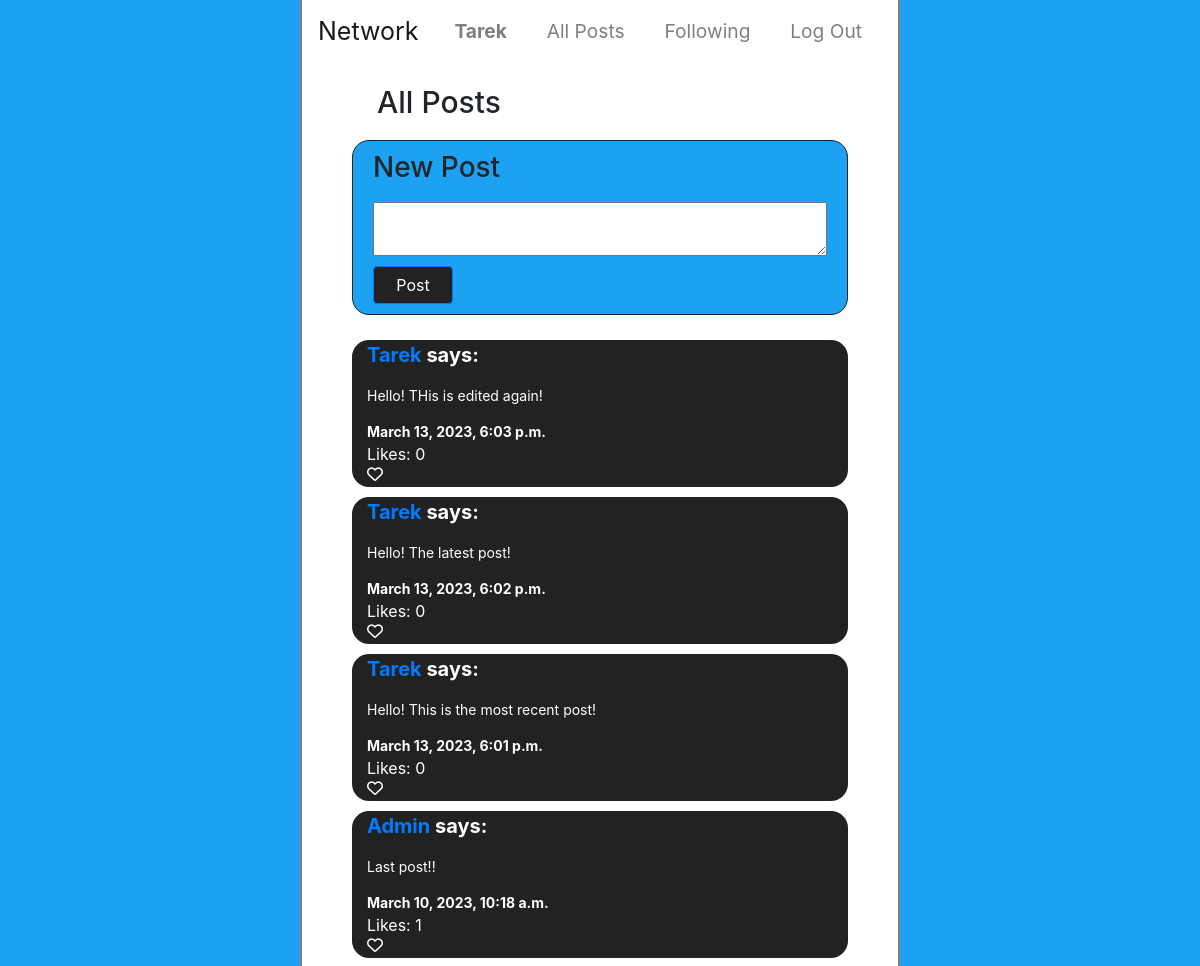
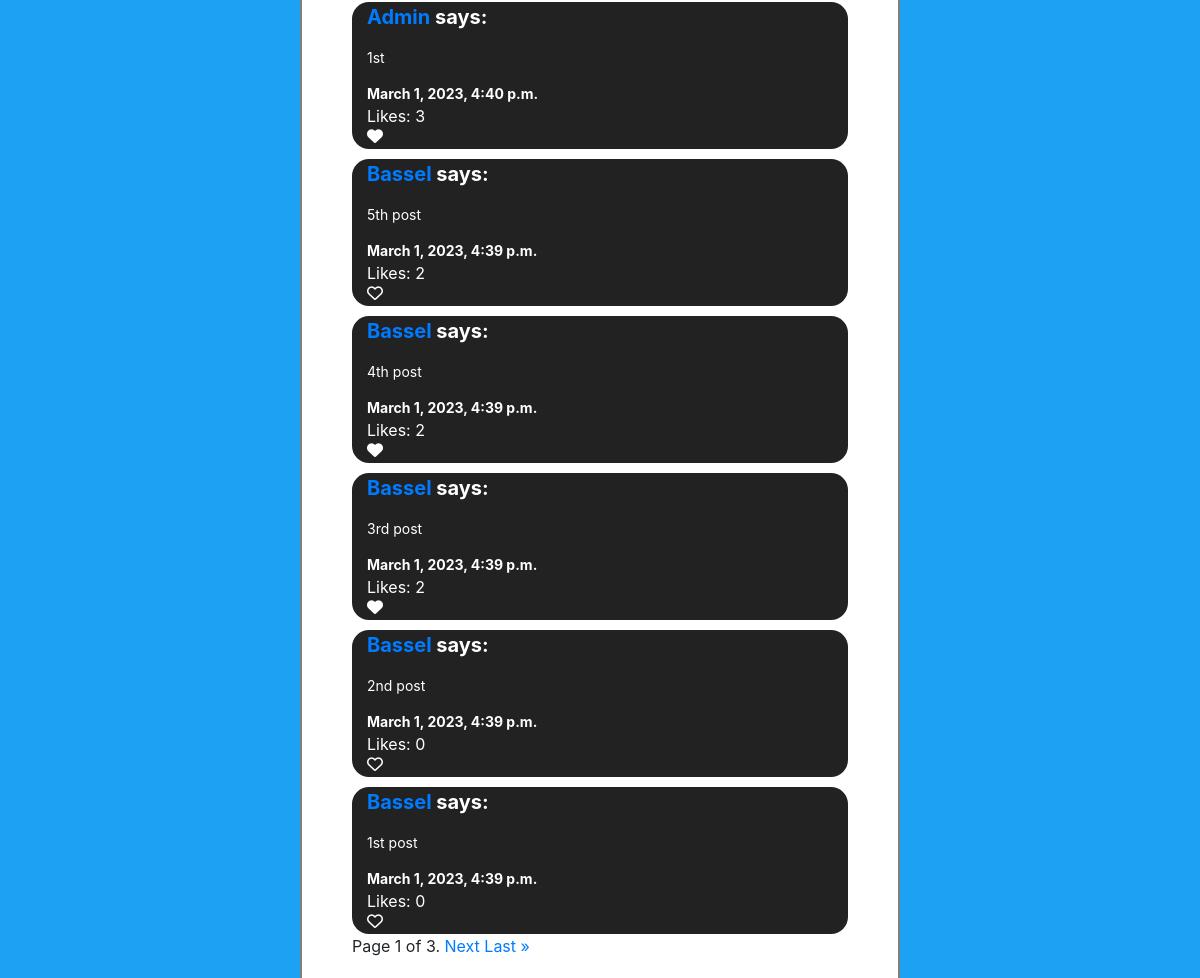
/ (signed in), run on the app's committed database (2 pictures, top to bottom).
### network/models.py (models this page shows, shortened)
class User(AbstractUser):
    followers = models.ManyToManyField('self',blank=True,related_name='user_following',symmetrical=False)

class Post(models.Model):
    content = models.CharField(max_length=250)
    time = models.DateTimeField(auto_now_add=True)
    user = models.ForeignKey(User, on_delete=models.CASCADE, related_name="user_posts")
    users_liked = models.ManyToManyField(User, blank=True, related_name="posts_liked")

### network/views.py (the view)
# urls.py: path("", views.index, name="index"),
@login_required(login_url='login')
def index(request):
    currentuser = User.objects.get(id=request.user.id)
    posts = Post.objects.all().order_by("-time")
    paginator = Paginator(posts, 10)
    page_number = request.GET.get('page')
    page_posts = paginator.get_page(page_number)
    posts_liked = currentuser.posts_liked.all()
    return render(request, "network/index.html", {
        "allposts":posts, "page_posts":page_posts,
        "posts_liked": posts_liked,
    })

### network/templates/network/index.html (shortened to what this page needs)
{% extends "network/layout.html" %}
{% block body %}
<h1>All Posts</h1>
<form id="newpostform" action="{% url 'newpost' %}" method="post">
    <h3>New Post</h3>
    <textarea name="content"></textarea>
    <input id="postbtn" class="btn btn-primary allbuttons" type="submit" value="Post">
</form>
<div id="postsdiv">
{% for post in page_posts %}
    <div class="postdiv">
        <span><a href="{% url 'profile' post.user.id %}">{{post.user.username|capfirst}}</a> says:</span>
        <span class="postcontent">{{post.content}}</span>
        <span>{{post.time}}</span>
        <span class="likecount">Likes: {{post.users_liked.count}}</span>
        {% if post in posts_liked %}
        <i class="likebtn fa-solid fa-heart"></i>
        {% else %}
        <i class="likebtn fa-regular fa-heart"></i>
        {% endif %}
    </div>
{% endfor %}
</div>
<div class="pagination">
    <span class="step-links">
        <span class="current">
            Page {{ page_posts.number }} of {{ page_posts.paginator.num_pages }}.
        </span>
        {% if page_posts.has_next %}
            <a href="?page={{ page_posts.next_page_number }}">Next</a>
            <a href="?page={{ page_posts.paginator.num_pages }}">Last &raquo;</a>
        {% endif %}
    </span>
</div>
{% endblock %}

### network/templates/network/layout.html (shortened to what this page needs)
{% load static %}
<!DOCTYPE html>
<html lang="en">
    <head>
        <link rel="stylesheet" href="https://stackpath.bootstrapcdn.com/bootstrap/4.4.1/css/bootstrap.min.css">
        <link href="{% static 'network/styles.css' %}" rel="stylesheet">
    </head>
    <body>
        <nav class="navbar navbar-expand-lg navbar-light">
            <a class="navbar-brand" href="#">Network</a>
            <div id="navbar">
              <ul class="navbar-nav mr-auto">
                {% if user.is_authenticated %}
                    <li class="nav-item">
                        <a class="nav-link" href="{% url 'profile' user.id %}"><strong>{{ user.username|capfirst }}</strong></a>
                    </li>
                {% endif %}
                <li class="nav-item">
                  <a class="nav-link" href="{% url 'index' %}">All Posts</a>
                </li>
                {% if user.is_authenticated %}
                    <li class="nav-item">
                        <a class="nav-link" href="{% url 'following' %}">Following</a>
                    </li>
                    <li class="nav-item">
                        <a class="nav-link" href="{% url 'logout' %}">Log Out</a>
                    </li>
                {% endif %}
              </ul>
            </div>
          </nav>
        <div class="body">
            {% block body %}
            {% endblock %}
        </div>
    </body>
</html>

### network/static/network/styles.css (style rules this page uses)
* { box-sizing: border-box; }
body { background-color: rgb(29 161 242); }
.body { padding: 20px 50px 20px 50px; width: 50%; margin: 0 25% 0 25%; background-color: rgb(255, 255, 255); border-left: 2px solid gray; border-right: 2px solid gray; }
.navbar-brand { font-size: 25px; }
.navbar { width: 50%; margin: 0 25% 0 25%; background-color: rgb(255, 255, 255); border-left: 2px solid gray; border-right: 2px solid gray; }
#navbar { width: 100%; }
.navbar-nav { display: flex; flex-direction: row; width: 100%; justify-content: space-around; text-align:center; }
.nav-link { font-size: larger; transition: all 0.2s ease-in-out; border-radius: 10px; }
h1 { margin: 0 0 20px 0; padding-left: 25px; font-size: 30px; }
#newpostform { border: 1px solid; border-radius: 17px; background-color: rgb(29 161 242); display:flex; flex-direction: column; gap: 10px; padding: 10px 20px 10px 20px; }
#postbtn { background-color: rgb(34, 34, 34); }
#postsdiv { margin-top: 25px; display: flex; flex-direction: column; gap: 10px; }
.postdiv { display: flex; flex-direction: column; background-color: rgb(34, 34, 34); border-radius: 17px; color: rgb(255, 255, 255); padding-bottom: 5px; }
.postcontent { padding: 15px 0 15px 0; }
.postdiv > * { margin-left: 15px; }
.postdiv span:nth-child(1) { font-size: 20px; font-weight: bold; }
.postdiv span:nth-child(2) { font-size: 14px; }
.postdiv span:nth-child(3) { font-size: 14px; font-weight: bold; }
.allbuttons { width: 80px; }
.likebtn { all: unset; margin-left: 15px; }

### data on the page
User: username "Tarek"
Post: user.username "Tarek", content "Hello! THis is edited again!", time "March 13, 2023, 6:03 p.m.", users_liked.count "0"
Post: user.username "Tarek", content "Hello! The latest post!", time "March 13, 2023, 6:02 p.m.", users_liked.count "0"
Post: user.username "Tarek", content "Hello! This is the most recent post!", time "March 13, 2023, 6:01 p.m.", users_liked.count "0"
Post: user.username "Admin", content "Last post!!", time "March 10, 2023, 10:18 a.m.", users_liked.count "1"
Post: user.username "Admin", content "1st", time "March 1, 2023, 4:40 p.m.", users_liked.count "3"
Post: user.username "Bassel", content "5th post", time "March 1, 2023, 4:39 p.m.", users_liked.count "2"
Post: user.username "Bassel", content "4th post", time "March 1, 2023, 4:39 p.m.", users_liked.count "2"
Post: user.username "Bassel", content "3rd post", time "March 1, 2023, 4:39 p.m.", users_liked.count "2"
Post: user.username "Bassel", content "2nd post", time "March 1, 2023, 4:39 p.m.", users_liked.count "0"
Post: user.username "Bassel", content "1st post", time "March 1, 2023, 4:39 p.m.", users_liked.count "0"

### other printed values
{{ page_posts.number }} "1"
{{ page_posts.paginator.num_pages }} "3"
